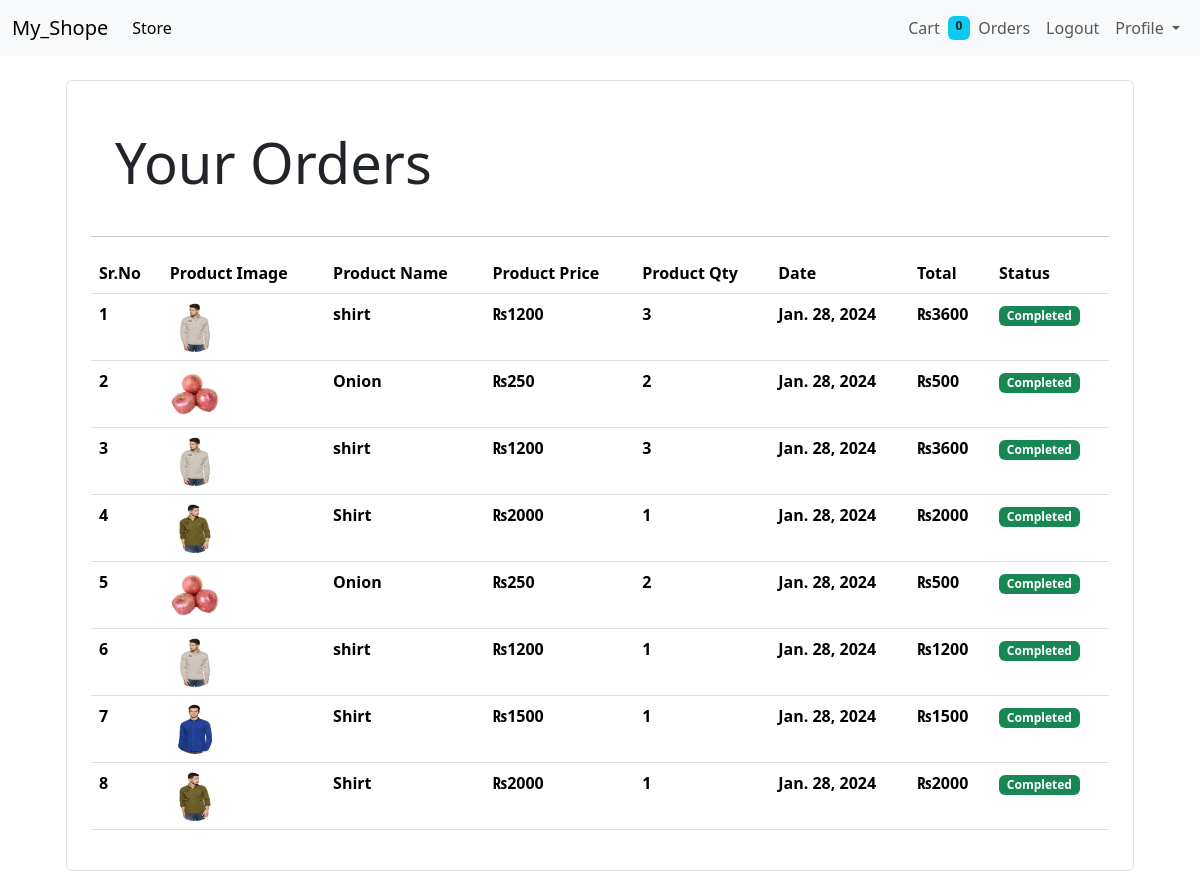
Before: /orders/ (signed in) with the older database file.
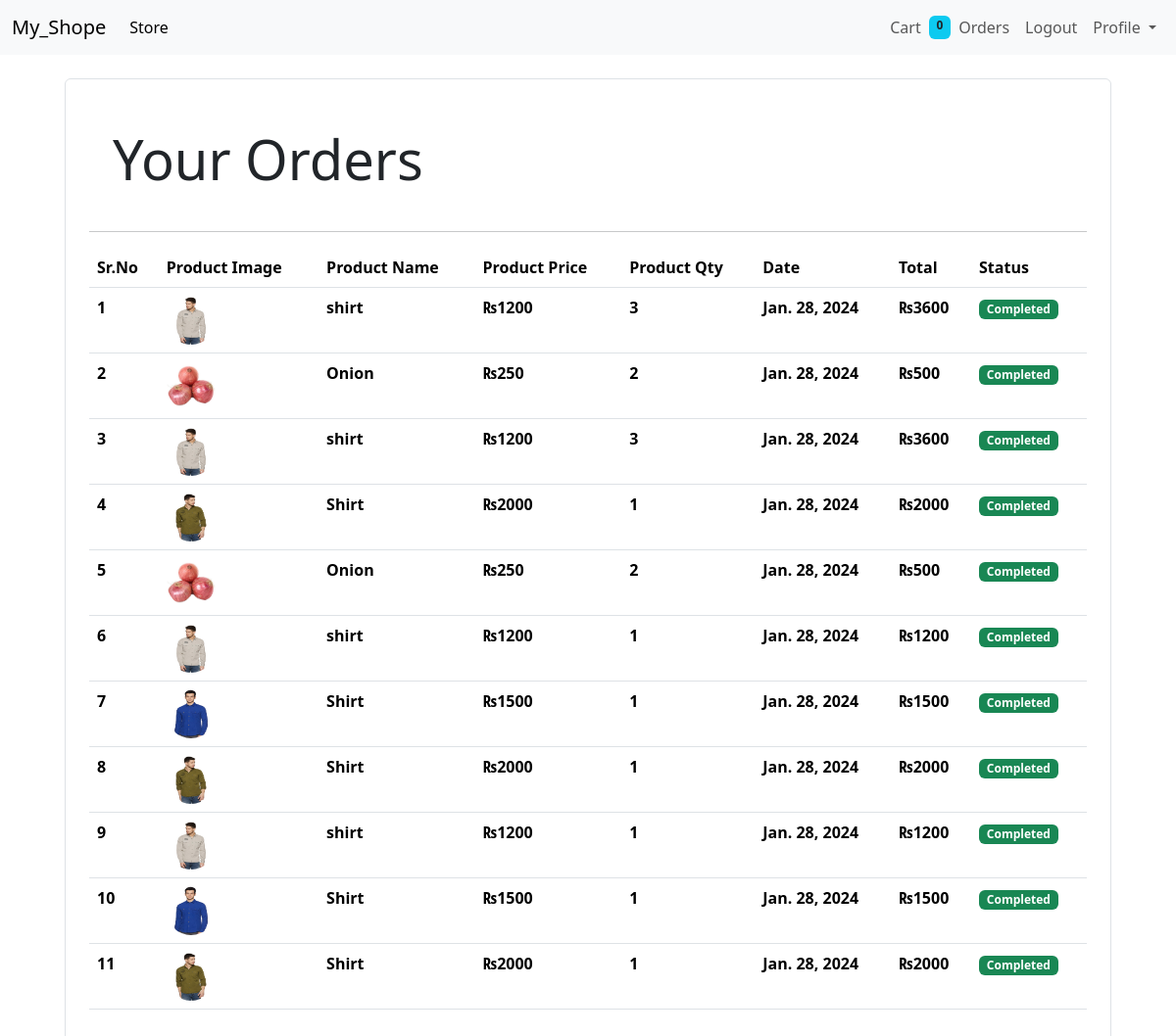
After: the same page with the newer database file.
### store/models/orders.py (models this page shows, shortened)
class Orders(models.Model):
    product=models.ForeignKey(Products, on_delete=models.CASCADE)
    customer=models.ForeignKey(Customer, on_delete=models.CASCADE)
    qty=models.IntegerField(default=1)
    price=models.IntegerField()
    adress=models.CharField(max_length=250,null=True)
    phone=models.CharField(max_length=16,null=True)
    date=models.DateField(default=datetime.datetime.today)
    status=models.BooleanField(default=False)
    @staticmethod
    def get_order_by_custid(customer):
        return Orders.objects.filter(customer=customer).order_by('-date')

### store/models/products.py (models this page shows, shortened)
class Products(models.Model):
    id=models.AutoField(primary_key=True)
    product_name=models.CharField(max_length=50)
    pro_des=models.CharField(max_length=250 ,default="")
    pro_price=models.IntegerField(default=0)
    pro_img=models.ImageField(upload_to="uploaded/products/")
    category=models.ForeignKey(to=Category,on_delete=models.RESTRICT,)
    def __str__(self):
        return self.product_name

### store/middlewares/auth.py (the view)
    def middleware(request):
        returnurl=request.META['PATH_INFO']
        print(request.META['PATH_INFO'])
        if not request.session.get('customer_id'):
            return redirect(f'/login?return_url={returnurl}')
        response = get_response(request)
        return response

### store/templatetags/custom_filters.py (called while the page is built)
@register.filter(name='currency')
def currency(number):
    return "₨"+str(number)

@register.filter(name='multiply')
def multiply(item,qty):
    total_price=item*qty
    return total_price

### store/views/orders.py (called while the page is built)
    def get(self,request):
        customer=request.session.get('customer_id')
        orders=Orders.get_order_by_custid(customer)
        data={'orders':orders}
        return render(request,'orders.html',data)

### templates/orders.html
{% extends "base.html" %} {% block title %}Cart{% endblock title %}
{% load cart %}
{% load custom_filters %}
{% block content %}
<div class="container">
    <div class="border rounded p-4 m-4">
    <h1 class="display-4 p-4 ,m-4">Your Orders</h1>
    <hr>
    <table class="table">
        <thead>
            <tr >
                <th>Sr.No</th>
                <th>Product Image</th>
                <th>Product Name</th>
                <th>Product Price</th>
                <th>Product Qty</th>
                <th>Date</th>
                <th>Total </th>
                <th>Status </th>
            </tr>
        </thead>
        <tbody>
            {% for order in orders %}
            <tr >
                <th> {{forloop.counter}}</th>
                <th> <img style="width:50px;height:50px" class="rounded-circle" src="{{order.product.pro_img.url}}" alt=""></th>
                <th> {{order.product}}</th>
                <th>{{order.price|currency}} </th>
                <th>{{order.qty}}</th>
                <th>{{order.date}}</th>
                <th>{{order.qty|multiply:order.price|currency}}</th>
                {% if order.status %}
                <th><small class='badge bg-success'> Completed</small></th>
                {% else %}
                <th> <small class='badge bg-warning'>Pending</small> </th>
                {% endif %}
            </tr>
            {% endfor %}
        </tbody>
    </table>
    </div>
</div>
{% endblock content %}

Changed rows visible on the page:
added Orders: product.pro_img (picture), product "shirt", price "₨1200", qty "1", date "Jan. 28, 2024", qty|multiply "₨1200", status "Completed"
added Orders: product.pro_img (picture), product "Shirt", price "₨1500", qty "1", date "Jan. 28, 2024", qty|multiply "₨1500", status "Completed"
added Orders: product.pro_img (picture), product "Shirt", price "₨2000", qty "1", date "Jan. 28, 2024", qty|multiply "₨2000", status "Completed"
